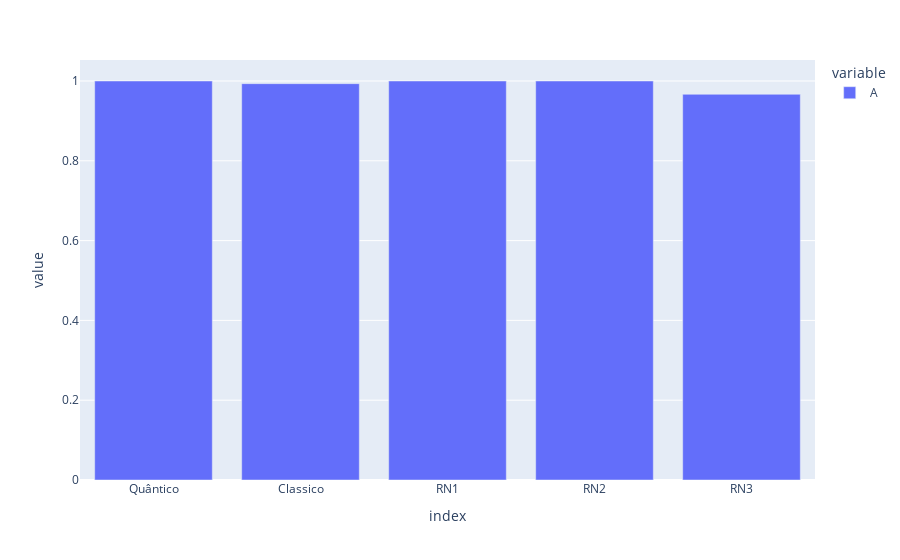

Notebook code cell kept with this figure:
### Code cell
import pandas as pd
import plotly.express as px

result = pd.DataFrame.from_dict(results, orient='index', columns = ['A'])

fig = px.bar(result)
fig.scale
fig.show()

### Figure 1 — Plotly figure (JSON) as saved in the notebook; plotly's stock layout.template omitted (floating-point values rounded to 4 significant figures)
{"data": [{"alignmentgroup": "True", "hovertemplate": "variable=A<br>index=%{x}<br>value=%{y}<extra></extra>", "legendgroup": "A", "marker": {"color": "#636efa", "pattern": {"shape": ""}}, "name": "A", "offsetgroup": "A", "orientation": "v", "showlegend": true, "textposition": "auto", "type": "bar", "x": ["Quântico", "Classico", "RN1", "RN2", "RN3"], "xaxis": "x", "y": [1, 0.9933, 1, 1, 0.9667], "yaxis": "y"}], "layout": {"barmode": "relative", "legend": {"title": {"text": "variable"}, "tracegroupgap": 0}, "margin": {"t": 60}, "xaxis": {"anchor": "y", "domain": [0, 1], "title": {"text": "index"}}, "yaxis": {"anchor": "x", "domain": [0, 1], "title": {"text": "value"}}}}
